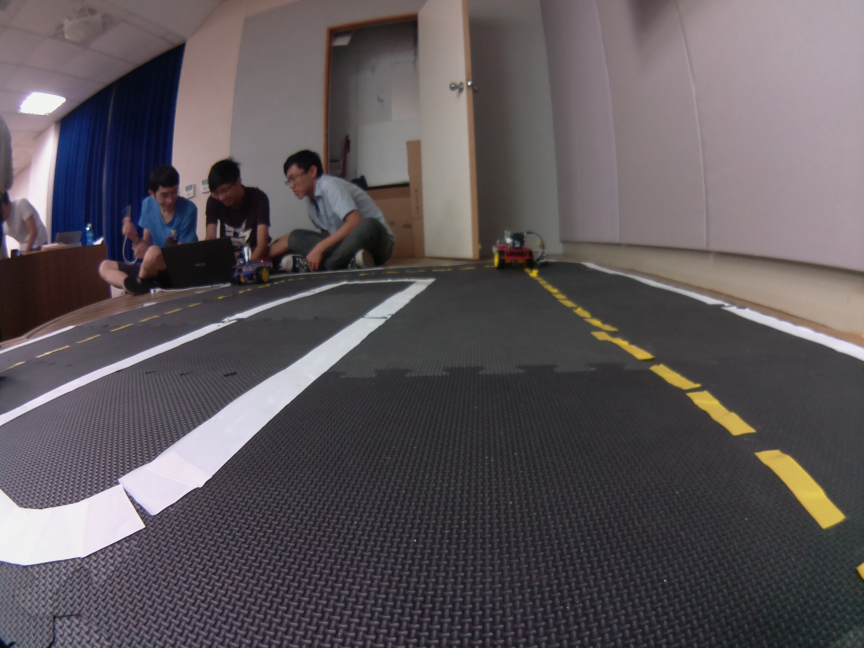
#> input picture tutorials/python/csp2016/hw1/0545032/track2.jpg, 2592 x 1944 px (shown at 1/3 size)
$ jupyter execute assignment1-DesmondSer.ipynb   (Python 2 division)
#> lines starting #> are read from the running program, lines starting #| are printed output that depends on the picture; after the words box and inside, x2 and y2 are one past the last pixel; in counts of white or black regions, pixels touching at a corner belong together; long printed decimals are rounded
# Create Software Project - Take Home Midterm Exam/Assignment

* Objective: this jupyter notebook is intended to evaluate how the students understand the Duckietown repo

Prof. Nick Wang, 2016/11/7

## Instructions:
1. $ cp assignment1.ipynb assignment1-XXXXXXX.ipynb (XXXXXXX is your name) You also need to add your name, setup, and state the contributions in the setup and contributions section.
2. You can already see the desired outputs of each cell, and you need to find the relevant code in the Duckietown repo and reproduce the results.
3. Each student needs to submit one to your mentor, via email. Please do not commit your ipynb to repo. Please do not modify assignment1.ipynb.

## Steup and Conributions:

This work is done by: Desmond Ser Kian Kiat

The following assignment was completed with the help of Duckietown Github and OpenCv.org

System: VirtualBox 5.1.6 version on Mac Yosemite

1) Load image and resize:

Retrieve photo from topbot for use

2) Find the edge:

Refer to tutorial for canny codes and treshold

3) 1. Set up HSV treshold:

Refer to github for values and tutorial for numpy array codes

3) 2. Treshold colors in HSV space:

Refer to notes on convolution and opencv.org for kernel codes and colors inRange codes

Display in White, Yellow and Red

4) Combine edges and color

Display canny edges in White, Yellow, Red and 3 colors together

5) Find the line

Find the code for Hough Line Transform and set treshold

6)

# Line Detector

### 1.Load the image and resize

[cell 1]
import cv2
import numpy as np
from matplotlib import pyplot as plt

#Use your own image
img = cv2.imread("track2.jpg")
#> img is the input picture: shape (1944, 2592, 3); mean B, G, R 90.1, 86.2, 93
#img = cv2.imread("images/curve-right.jpg")

image_cv = cv2.resize(img, (160, 120),interpolation=cv2.INTER_NEAREST)

dst1 = cv2.cvtColor(img,cv2.COLOR_BGR2RGB)
plt.subplot(121),plt.imshow(dst1,cmap = 'brg')
plt.title('Original Image'), plt.xticks([]), plt.yticks([])

dst2 = cv2.cvtColor(image_cv,cv2.COLOR_BGR2RGB)
plt.subplot(122),plt.imshow(dst2,cmap = 'brg')
plt.title('Resized Image'), plt.xticks([]), plt.yticks([])

plt.show()
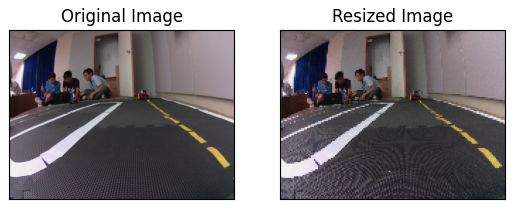
#> figure drawn by matplotlib, 2 panels

### 2.Find the edge (15%)

[cell 2]
'''
#You should find the config file 'universal.yaml'
#You code this
gray = ???
edges = ???
'''
gray = [128,128,128]
edges = cv2.Canny(dst2,60,150)
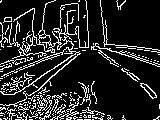
#> edges: shape (120, 160); 15.2% white in thin lines or dots

plt.imshow(edges,cmap = 'gray')
plt.title('Edge Image'), plt.xticks([]), plt.yticks([])
plt.show()

### 3-1.Setup HSV space threshold (15%)

[cell 3]
'''
#You should find the config file 'universal.yaml'
hsv_white1 = ???
hsv_white2 = ???
hsv_yellow1 = ???
hsv_yellow2 = ???
hsv_red1 = ???
hsv_red2 = ???
hsv_red3 = ???
hsv_red4 = ???
'''

hsv_white1 = np.array([0,0,150])
hsv_white2 =  np.array([180,50,255])
hsv_yellow1 = np.array([20,120,50])
hsv_yellow2 = np.array([40,255,255])
hsv_red1 =    np.array([0,100,100])
hsv_red2 =    np.array([15,255,255])
hsv_red3 =    np.array([165,100,100])
hsv_red4 =    np.array([180,255,255])

### 3-2.Threshold colors in HSV space (15%)

[cell 4]
'''
#change color space to HSV
hsv = ???

find the color
white = ???
kernel = ???
white = ???

yellow = ???
kernel = ???
yellow = ???

red1 = ???
red2 = ???
red = ???
kernel = ???
red = ???
'''
#change color space to HSV
hsv = cv2.cvtColor(image_cv, cv2.COLOR_BGR2HSV)
#> hsv: shape (120, 160, 3); mean H, S, V 110.2, 37.8, 96.9

#find the color
white = cv2.inRange(hsv, hsv_white1, hsv_white2)
#> white: shape (120, 160); 16.2% white; 39 white regions (31 under 20 px), largest, box (x1, y1, x2, y2) and area: (122, 0, 160, 50) 1425, (0, 52, 81, 106) 670, (79, 0, 88, 48) 282
#kernel = np.ones((3,3),np.float32)/9
#white = cv2.filter2D(white,-1,kernel)
kernel = cv2.getStructuringElement(cv2.MORPH_ELLIPSE,(3,3))
white = cv2.dilate(white, kernel)
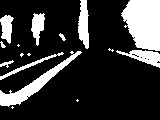
#> white: shape (120, 160); 21.1% white; 16 white regions (6 under 20 px), largest, box (x1, y1, x2, y2) and area: (121, 0, 160, 51) 1559, (0, 51, 82, 107) 858, (78, 0, 89, 49) 389

yellow = cv2.inRange(hsv, hsv_yellow1, hsv_yellow2)
#> yellow: shape (120, 160); 0.96% white; 8 white regions (5 under 20 px), largest, box (x1, y1, x2, y2) and area: (140, 84, 157, 98) 84, (121, 68, 140, 81) 56, (107, 58, 121, 67) 25
#kernel = np.ones((3,3),np.float32)/9
#yellow = cv2.filter2D(yellow,-1,kernel)
kernel = cv2.getStructuringElement(cv2.MORPH_ELLIPSE,(3,3))
yellow = cv2.dilate(yellow, kernel)
#> yellow: shape (120, 160); 1.8% white; 6 white regions (4 under 20 px), largest, box (x1, y1, x2, y2) and area: (97, 49, 141, 82) 192, (139, 83, 158, 99) 123

red1 = cv2.inRange(hsv, hsv_red1, hsv_red2)
#> red1: shape (120, 160); 0.51% white in thin lines or dots, all inside (x1, y1, x2, y2) = (5, 0, 160, 64)
red2 = cv2.inRange(hsv, hsv_red3, hsv_red4)
#> red2: shape (120, 160); 0.03% white in thin lines or dots, all inside (x1, y1, x2, y2) = (24, 41, 95, 48)
red = cv2.bitwise_or(red1, red2)
#kernel = np.ones((3,3),np.float32)/9
#red = cv2.filter2D(red,-1,kernel)
kernel = cv2.getStructuringElement(cv2.MORPH_ELLIPSE,(3,3))
red = cv2.dilate(red, kernel)
#> red: shape (120, 160); 1.7% white in thin lines or dots, all inside (x1, y1, x2, y2) = (4, 0, 160, 65)

# Uncomment '#' to plot with color
x = cv2.cvtColor(yellow, cv2.COLOR_GRAY2BGR)
x[:,:,2] *= 1
x[:,:,1] *= 1
x[:,:,0] *= 0
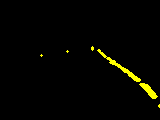
#> x: shape (120, 160, 3); mean B, G, R 0, 4.5, 4.5
x = cv2.cvtColor(x, cv2.COLOR_BGR2RGB)

y = cv2.cvtColor(red, cv2.COLOR_GRAY2BGR)
y[:,:,2] *= 1
y[:,:,1] *= 0
y[:,:,0] *= 0
y = cv2.cvtColor(y, cv2.COLOR_BGR2RGB)

plt.subplot(131),plt.imshow(white,cmap = 'gray')
plt.title('White'), plt.xticks([]), plt.yticks([])

#plt.subplot(132),plt.imshow(yellow,cmap = 'gray')
plt.subplot(132),plt.imshow(x,cmap = 'brg')
plt.title('Yellow'), plt.xticks([]), plt.yticks([])

#plt.subplot(133),plt.imshow(red,cmap = 'gray')
plt.subplot(133),plt.imshow(y,cmap = 'brg')
plt.title('Red'), plt.xticks([]), plt.yticks([])

plt.show()

### 4.Combine Edge and Colors (15%)

[cell 5]
'''
edge_color_white = ???
edge_color_yellow = ???
edge_color_red = ???
'''
#get edges
edge_color_w = cv2.Canny(white,60,150)
#> edge_color_w: shape (120, 160); 5.1% white in thin lines or dots
edge_color_y = cv2.Canny(x,60,150)
#> edge_color_y: shape (120, 160); 1.2% white in thin lines or dots, all inside (x1, y1, x2, y2) = (40, 46, 160, 108)
edge_color_r = cv2.Canny(y,60,150)

#refine edges
edge_color_white = cv2.bitwise_and(white, edge_color_w)
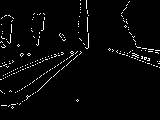
#> edge_color_white: shape (120, 160); 2.9% white in thin lines or dots
edge_color_yellow = cv2.bitwise_and(yellow, edge_color_y)
edge_color_red = cv2.bitwise_and(red, edge_color_r)

#change color
edge_color_white = cv2.cvtColor(edge_color_white, cv2.COLOR_GRAY2BGR)
#> edge_color_white: shape (120, 160, 3); 2.9% white in thin lines or dots

edge_color_yellow = cv2.cvtColor(edge_color_yellow, cv2.COLOR_GRAY2BGR)
edge_color_yellow[:,:,2] *= 1
edge_color_yellow[:,:,1] *= 1
edge_color_yellow[:,:,0] *= 0
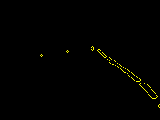
#> edge_color_yellow: shape (120, 160, 3); mean B, G, R 0, 1.5, 1.5
edge_color_yellow = cv2.cvtColor(edge_color_yellow, cv2.COLOR_BGR2RGB)

edge_color_red = cv2.cvtColor(edge_color_red, cv2.COLOR_GRAY2BGR)
edge_color_red[:,:,2] *= 1
edge_color_red[:,:,1] *= 0
edge_color_red[:,:,0] *= 0
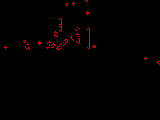
#> edge_color_red: shape (120, 160, 3); mean B, G, R 0, 0, 2.2
edge_color_red = cv2.cvtColor(edge_color_red, cv2.COLOR_BGR2RGB)

#combine edges and color
edge_color = edge_color_red + edge_color_yellow + edge_color_white


plt.subplot(141),plt.imshow(edge_color_white,cmap = 'gray')
plt.title('Edge Color W'), plt.xticks([]), plt.yticks([])
plt.subplot(142),plt.imshow(edge_color_yellow,cmap = 'brg')
plt.title('Edge Color Y'), plt.xticks([]), plt.yticks([])
plt.subplot(143),plt.imshow(edge_color_red,cmap = 'brg')
plt.title('Edge Color R'), plt.xticks([]), plt.yticks([])
plt.subplot(144),plt.imshow(edge_color,cmap = 'brg')
plt.title('Edge Colors'), plt.xticks([]), plt.yticks([])

plt.show()

### 5-1.Find the lines (15%)

[cell 6]
'''
#default threshold 20-> 10
lines_white = ???
lines_yellow = ???
lines_red = ???
'''
minLineLength = 3
maxLineGap = 1
threshold = 10
lines_white = cv2.HoughLinesP(edge_color_w,1,np.pi/180,threshold,minLineLength,maxLineGap)
#> lines_white = 166 rows, first 6: [43, 85, 51, 77], [141, 56, 142, 56], [116, 50, 117, 50], [41, 30, 42, 30], [52, 57, 56, 56], [86, 0, 86, 8]
lines_yellow = cv2.HoughLinesP(edge_color_y,1,np.pi/180,threshold,minLineLength,maxLineGap)
#> lines_yellow = 25 rows, first 6: [120, 69, 127, 73], [127, 69, 140, 78], [139, 85, 146, 91], [108, 56, 116, 62], [128, 75, 135, 81], [144, 90, 150, 96]
lines_red = cv2.HoughLinesP(edge_color_r,1,np.pi/180,threshold,minLineLength,maxLineGap)
#> lines_red = 35 rows, first 6: [23, 40, 25, 40], [86, 46, 86, 30], [89, 48, 89, 28], [70, 37, 72, 35], [63, 45, 64, 45], [61, 31, 61, 18]

color = "yellow"
lines = lines_yellow
#> lines has the same summary as lines_yellow
bw = yellow

if lines is not None:
    lines = np.array(lines[0])
#> lines = [[120, 69, 127, 73]]
    print "found lines"

else:
    lines = []
    print "no lines"

### Show the lines (yellow)

[cell 7]
image_with_lines = np.copy(dst2)
if len(lines)>0:
    for x1,y1,x2,y2 in lines:
        cv2.line(image_with_lines, (x1,y1), (x2,y2), (0,0,255), 2)
        cv2.circle(image_with_lines, (x1,y1), 2, (0,255,0))
        cv2.circle(image_with_lines, (x2,y2), 2, (255,0,0))
#> this loop made 1 pass
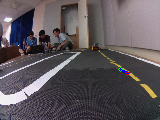
#> image_with_lines: shape (120, 160, 3); mean R, G, B 93.2, 86.3, 90.4

plt.imshow(image_with_lines,cmap = 'brg')
plt.title('Line Image'), plt.xticks([]), plt.yticks([])
plt.show()

### 6-1.Normals (15%)

[cell 8]
arr_cutoff = np.array((0, 40, 0, 40))
arr_ratio = np.array((1./160, 1./120, 1./160, 1./120))

normals = []
centers = []
if len(lines)>0:

    #find the normalized coordinates
    lines_normalized = ((lines + arr_cutoff) * arr_ratio)
#> lines_normalized = [[0.75, 0.908, 0.794, 0.942]]
    '''
    #find the dx dy
    length = ???
    dx = ???
    dy = ???

    #find the center point
    centers = ???
    '''
    length = np.sum((lines[:, 0:2] -lines[:, 2:4])**2, axis=1, keepdims=True)**0.5
#> length = [8.06]
    dx = 1.* (lines[:,3:4]-lines[:,1:2])/length
#> dx = [0.496]
    dy = 1.* (lines[:,0:1]-lines[:,2:3])/length
#> dy = [-0.868]

    centers = np.hstack([(lines[:,0:1]+lines[:,2:3])/2, (lines[:,1:2]+lines[:,3:4])/2])
#> centers = [[123, 71]]

    #find the vectors' direction
    x3 = (centers[:,0:1] - 3.*dx).astype('int')
#> x3 = [121]
    x3[x3<0]=0
    x3[x3>=160]=160-1

    y3 = (centers[:,1:2] - 3.*dy).astype('int')
#> y3 = [73]
    y3[y3<0]=0
    y3[y3>=120]=120-1

    x4 = (centers[:,0:1] + 3.*dx).astype('int')
#> x4 = [124]
    x4[x4<0]=0
    x4[x4>=160]=160-1

    y4 = (centers[:,1:2] + 3.*dy).astype('int')
#> y4 = [68]
    y4[y4<0]=0
    y4[y4>=120]=120-1

    '''
    #find the dx dy direction
    flag_signs = ???
    normals = np.hstack([dx, dy]) * flag_signs
    '''
    flag_signs = (np.logical_and(bw[y3,x3]>0, bw[y4,x4]==0)).astype('int')*2-1
#> flag_signs = [-1]
    normals = np.hstack([dx, dy]) * flag_signs
#> normals = [[-0.496, 0.868]]

    flag = ((lines[:,2]-lines[:,0])*normals[:,1] - (lines[:,3]-lines[:,1])*normals[:,0])>0
#> flag = [True]
    for i in range(len(lines)):
        if flag[i]:
            x1,y1,x2,y2 = lines[i, :]
            lines[i, :] = [x2,y2,x1,y1]
#> this loop made 1 pass
#> after the loop, lines = [[127, 73, 120, 69]]

### 6-2.Draw the Normals

[cell 9]
image_with_lines = np.copy(dst2)
if len(centers)>0:
    for x,y,dx,dy in np.hstack((centers,normals)):
        x3 = int(x - 2.*dx)
        y3 = int(y - 2.*dy)
        x4 = int(x + 2.*dx)
        y4 = int(y + 2.*dy)
        cv2.line(image_with_lines, (x3,y3), (x4,y4), (0,0,255), 1)
        cv2.circle(image_with_lines, (x3,y3), 1, (0,255,0))
        cv2.circle(image_with_lines, (x4,y4), 1, (255,0,0))
#> this loop made 1 pass
#> (x, y, dx, dy, x3, y3, x4, y4) on pass 1: (123, 71, -0.496, 0.868, 123, 69, 122, 72)
#> image_with_lines: shape (120, 160, 3); mean R, G, B 93.3, 86.4, 90.3

plt.subplot(121),plt.imshow(image_with_lines,cmap = 'brg')
plt.title('Line Normals'), plt.xticks([]), plt.yticks([])

image_with_lines = np.copy(dst2)
if len(lines)>0:
    for x1,y1,x2,y2 in lines:
        cv2.line(image_with_lines, (x1,y1), (x2,y2), (0,0,255), 2)
        cv2.circle(image_with_lines, (x1,y1), 2, (0,255,0))
        cv2.circle(image_with_lines, (x2,y2), 2, (255,0,0))
#> this loop made 1 pass
#> image_with_lines: shape (120, 160, 3); mean R, G, B 93.2, 86.3, 90.4

plt.subplot(122),plt.imshow(image_with_lines,cmap = 'brg')
plt.title('Line Image'), plt.xticks([]), plt.yticks([])
plt.show()

### 7-1.setup the segment class

[cell 10]
class Vector2D():
    def __init__(self):
        self.x = 0
        self.y = 0
class Segment():
    def __init__(self):
        self.color = ""
        self.pixels_normalized = np.array([Vector2D(),Vector2D()])
        self.normal = Vector2D()

### 7-2.Store in the SegmentList

[cell 11]
segmentMsgList = []

for x1,y1,x2,y2,norm_x,norm_y in np.hstack((lines_normalized,normals)):
    segment = Segment()
    segment.color = color
    segment.pixels_normalized[0].x = x1
    segment.pixels_normalized[0].y = y1
    segment.pixels_normalized[1].x = x2
    segment.pixels_normalized[1].y = y2
    segment.normal.x = norm_x
    segment.normal.y = norm_y

    segmentMsgList.append(segment)
#> this loop made 1 pass
#> (x1, y1, x2, y2, norm_x, norm_y) on pass 1: (0.75, 0.908, 0.794, 0.942, -0.496, 0.868)
#> after the loop, segmentMsgList = 1 item

#print segmentMsgList[2].pixels_normalized[1].x

### 7.3 Print the SegmentList

[cell 12]
for i in segmentMsgList:
    print (i.pixels_normalized[0].x,i.pixels_normalized[0].y),(i.pixels_normalized[1].x,i.pixels_normalized[1].y)
#> this loop made 1 pass
#| 0.75 0.9083

# Ground Projection

[cell 13]
lines_normalized, normals


print lines_normalized[0,1],normals[0]
#| 0.9083 [-0.4961  0.8682]

### camera parameters

[cell 14]
import cv2
import numpy as np
#camera_matrix = np.array([[1.3e+03, 0., 6.0e+02], [0., 1.3e+03, 4.8e+02], [0., 0., 1.]], dtype=np.float32)
#dist_coeffs = np.array([-2.4-01, 9.5e-02, -4.0e-04, 8.9e-05, 0.], dtype=np.float32)

#Use your own homography & intrinsic camera_matrix and dist_coeffs
homography = np.array([[5.505818e-06, -0.0001388593, -0.2362917], [0.001106475, -3.803936e-05, -0.3573611], [-3.200042e-06, -0.009038727, 1]]
)
matrix = np.array([[316.52597444317314, 0.0, 320.9948809392584], [0.0, 321.2731572848207, 205.92052874401818],
    [0.0, 0.0, 1.0]])
coeffs = np.array([-0.2601671987836283, 0.04662981063335094, 0.005020360395041378, 0.0029019828987683857,
    0.0])
#homography= np.array([[-5.163285e-05, -7.347755e-05, -0.09228475], [0.0005462526, -1.065234e-05, -0.1912934], [-0.0001214929, -0.004885648, 1]])
#matrix = np.array([[308.745107860966, 0.0, 334.5906177764699], [0.0, 310.56621075543836, 237.14284056302324],
#    [0.0, 0.0, 1.0]])
#coeffs = np.array([-0.312784847883155, 0.09142498691095552, -0.00022411455355343017, 0.0019941157593890767,
#    0.0])

[cell 15]
pt_img = np.array([[0.5*640],[0.7*480],[1.]])
#print pt_img
G = np.dot(homography,pt_img)
G/=G[2]
print G

pt_img = np.array([[[0.5*640,0.7*480]]])

xy_undistorted = cv2.undistortPoints(pt_img, matrix, coeffs,R=None, P=matrix)
#> xy_undistorted = [[319.8, 341.2]]
pt_img = np.array([[xy_undistorted[0][0][0]],[xy_undistorted[0][0][1]],[1.]])
#> pt_img = [319.8, 341.2, 1]
#print xy_undistorted
G_rect = np.dot(homography,pt_img)
#> G_rect = [-0.282, -0.0165, -2.08]
G_rect/=G_rect[2]
#> G_rect = [0.135, 0.00791, 1]
print G_rect
#| [[0.1352]
#|  [0.007915]
#|  [1.        ]]

### Rectify the image (15%)

[cell 16]
from matplotlib import pyplot as plt
#Use your own image
#origin = cv2.imread("images/curve-right.jpg")
origin = cv2.imread("track2.jpg")
img = cv2.resize(origin, (640, 480),interpolation=cv2.INTER_NEAREST)
#> img: shape (480, 640, 3)

'''
#rectfy the image by opencv 'undistort'
rec_img = ???
'''
#h, w = img.shape[:2]
#newcameramtx, roi = cv2.getOptimalNewCameraMatrix(matrix,coeffs,(w,h),1,(w,h))
rec_img = cv2.undistort(img, matrix, coeffs, None, matrix)
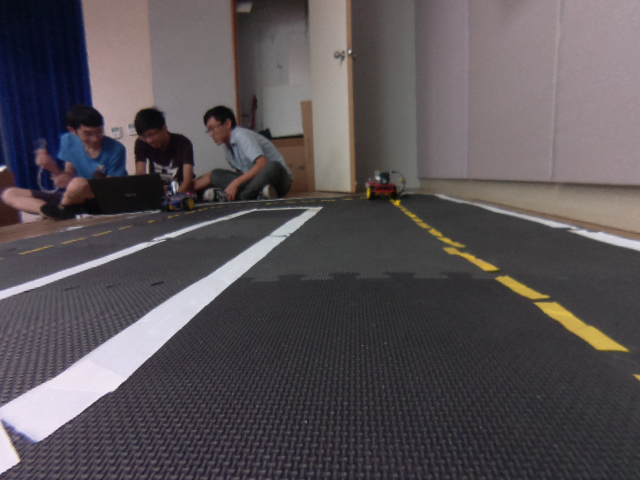
#> rec_img: shape (480, 640, 3); mean B, G, R 85.5, 81.7, 87.9
#x,y,w,h = roi
#rec_img = rec_img[y:y+h, x:x+w]

origin = cv2.cvtColor(origin,cv2.COLOR_BGR2RGB)
plt.subplot(121),plt.imshow(origin,cmap = 'brg')
plt.title('Original Image'), plt.xticks([]), plt.yticks([])

rec_img = cv2.cvtColor(rec_img,cv2.COLOR_BGR2RGB)
plt.subplot(122),plt.imshow(rec_img,cmap = 'brg')
plt.title('Rectified Image'), plt.xticks([]), plt.yticks([])

plt.show()

# Duckietown Lane Filter

up/down arrow keys to move, enter to edit

Esc to exit edit mode

Shift + enter to run code

1/2/3... to add comment

dd to delete cell

press h for more shortcuts

[cell 17]
import numpy as np
from scipy.stats import multivariate_normal, entropy
from scipy.ndimage.filters import gaussian_filter
from math import floor, atan2, pi, cos, sin, sqrt
import time
from matplotlib import pyplot as plt

## Environment Setup

[cell 18]
# constant
WHITE = 0
YELLOW = 1
RED = 2

lanewidth = 0.4
linewidth_white = 0.04
linewidth_yellow = 0.02

## Generate Vote (Extra Credit 10% for generating multiple votes from all detected segments)

#### Setup a line segment
* left edge of white lane
* right edge of white lane
* left edge of yellow lane
* right edge of white lane

[cell 19]
# right edge of white lane
#p1 = np.array([0.8, 0.24])
#p2 = np.array([0.4, 0.24])
p1 = np.array([lines_normalized[0][0],lines_normalized[0][1]])
#> p1 = [0.75, 0.908]
p2 = np.array([lines_normalized[0][2],lines_normalized[0][3]])
#> p2 = [0.794, 0.942]
seg_color = YELLOW

# [10 lines of commented-out code are left out]

#### compute d_i, phi_i, l_i

[cell 20]
t_hat = (p2-p1)/np.linalg.norm(p2-p1)
#> t_hat = [0.795, 0.606]
n_hat = np.array([-t_hat[1],t_hat[0]])
#> n_hat = [-0.606, 0.795]
d1 = np.inner(n_hat,p1)
#> d1 = 0.268
d2 = np.inner(n_hat,p2)
#> d2 = 0.268
l1 = np.inner(t_hat,p1)
#> l1 = 1.15
l2 = np.inner(t_hat,p2)
#> l2 = 1.2

print (d1, d2, l1, l2)
#| 0.268 0.268 1.147 1.202

if (l1 < 0):
    l1 = -l1;
if (l2 < 0):
    l2 = -l2;
l_i = (l1+l2)/2
#> l_i = 1.17
d_i = (d1+d2)/2
#> d_i = 0.268
phi_i = np.arcsin(t_hat[1])
#> phi_i = 0.651
if seg_color == WHITE: # right lane is white
    if(p1[0] > p2[0]): # right edge of white lane
        d_i = d_i - linewidth_white
        print ('right edge of white lane')
    else: # left edge of white lane
        d_i = - d_i
        phi_i = -phi_i
        print ('left edge of white lane')
    d_i = d_i - lanewidth/2

elif seg_color == YELLOW: # left lane is yellow
    if (p2[0] > p1[0]): # left edge of yellow lane
        d_i = d_i - linewidth_yellow
#> d_i = 0.248
        phi_i = -phi_i
#> phi_i = -0.651
        print ('right edge of yellow lane')
    else: # right edge of white lane
        d_i = -d_i
        print ('right edge of yellow lane')
    d_i =  lanewidth/2 - d_i
#> d_i = -0.048


print (d_i, phi_i, l_i)
#| -0.04798 -0.6511 1.175

### Measurement Likelihood

[cell 21]
# initialize measurement likelihood

d_min = -0.7
d_max = 0.5
delta_d = 0.02
phi_min = -pi/2
phi_max = pi/2
delta_phi = 0.02
d, phi = np.mgrid[d_min:d_max:delta_d, phi_min:phi_max:delta_phi]

measurement_likelihood = np.zeros(d.shape)

fig = plt.figure()
ax = fig.add_subplot(111)
cax = ax.matshow(measurement_likelihood, interpolation='nearest')
fig.colorbar(cax)
plt.ylabel('phi')
plt.xlabel('d')
#ax.set_xticklabels(['']+alpha)
#ax.set_yticklabels(['']+alpha)
plt.show()
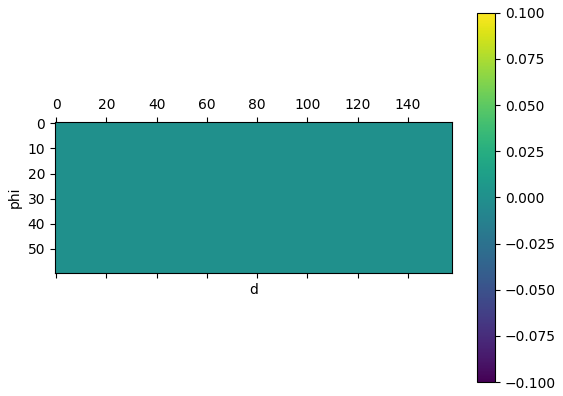
#> figure drawn by matplotlib, 2 panels

[cell 22]
i = floor((d_i - d_min)/delta_d)
#> i = 32
j = floor((phi_i - phi_min)/delta_phi)
#> j = 45
measurement_likelihood[i,j] = measurement_likelihood[i,j] +  1/(l_i)

print (i, j)
#| 32 45

fig = plt.figure()
ax = fig.add_subplot(111)
cax = ax.matshow(measurement_likelihood, interpolation='nearest')
fig.colorbar(cax)
plt.ylabel('phi')
plt.xlabel('d')
#ax.set_xticklabels(['']+alpha)
#ax.set_yticklabels(['']+alpha)
plt.show()
